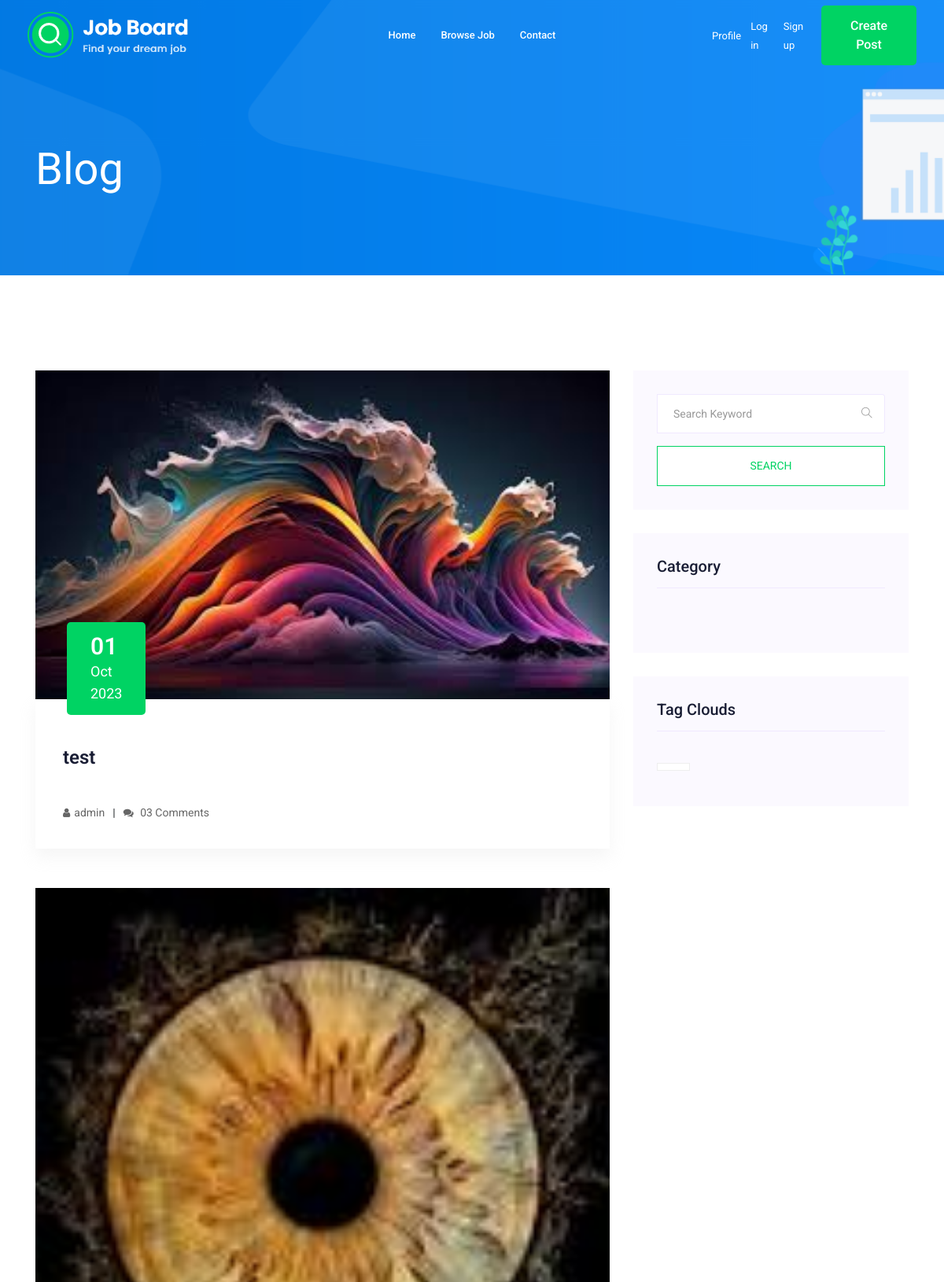
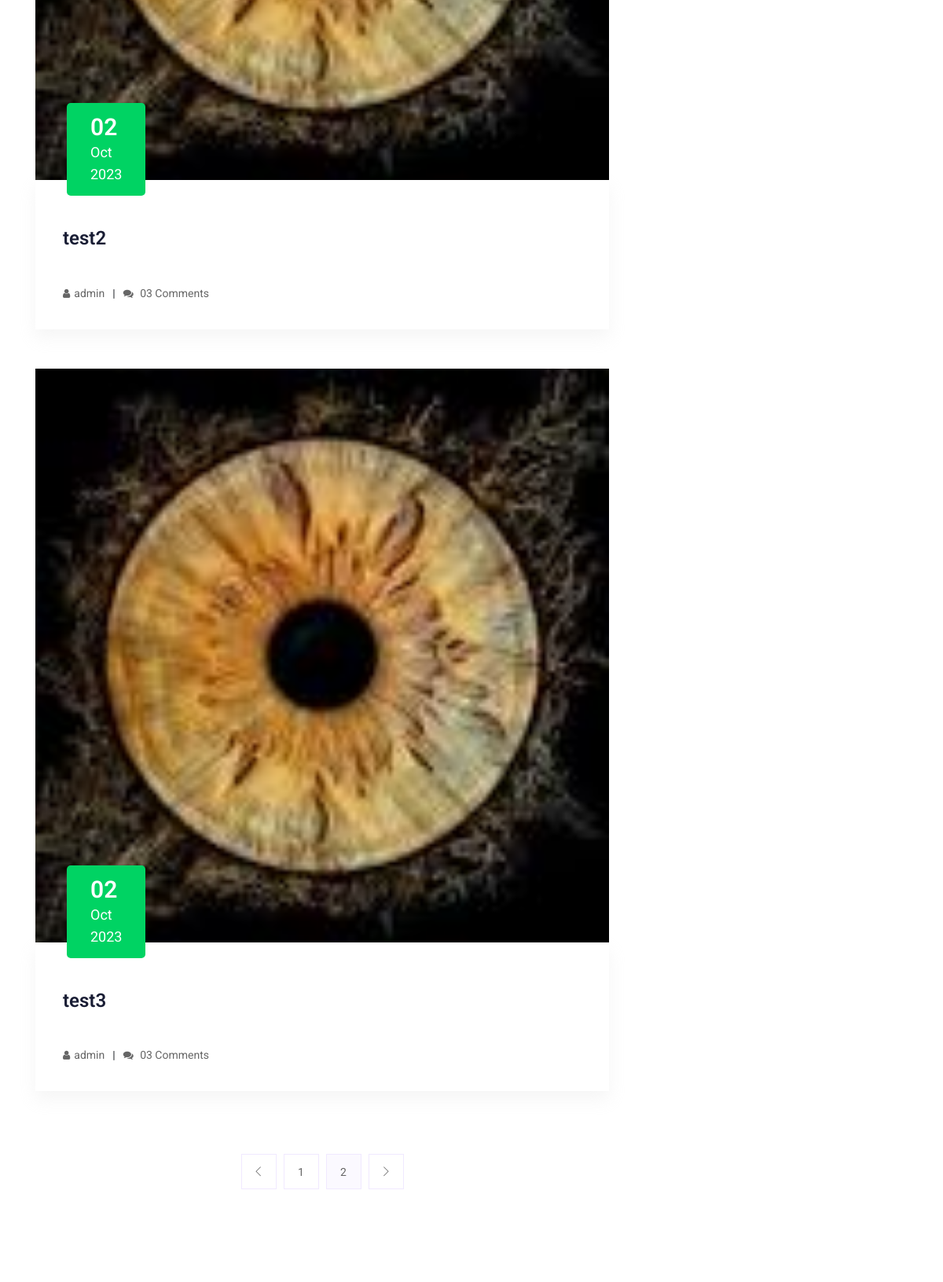
The page / (upper part) on the database its author committed (2 pictures, top to bottom).
### blog/models.py (models this page shows, shortened)
class Post(models.Model):
    author = models.ForeignKey(User, related_name=("blog"), on_delete=models.CASCADE)
    title = models.CharField( max_length=50)
    slug = models.SlugField(null=False, unique=True)
    description = models.TextField(max_length=1000)
    image = models.ImageField(upload_to=image_upload)
    publish_at = models.DateTimeField(default=timezone.now)
    active = models.BooleanField(default=True)

### blog/views.py (the view)
# urls.py: path('', views.post_list, name='post_list'),
def post_list(request):
    post_list= Post.objects.filter(active=True)
    context ={'post_list':post_list}
    return render(request, 'post_list.html', context)

### blog/templates/post_list.html (shortened to what this page needs)
{% extends "base.html" %}
{% load django_bootstrap5 %}
{% block content %}
    <div class="bradcam_area bradcam_bg_1">
        <div class="container">
            <div class="row">
                <div class="col-xl-12">
                    <div class="bradcam_text">
                        <h3>blog</h3>
                    </div>
                </div>
            </div>
        </div>
    </div>
    <section class="blog_area section-padding">
        <div class="container">
            <div class="row">
                <div class="col-lg-8 mb-5 mb-lg-0">
                    <div class="blog_left_sidebar">
                        {% for post in post_list %}
                        <article class="blog_item">
                            <div class="blog_item_img">
                                <img class="card-img rounded-0" src="{{post.image.url}}" alt="">
                                <a href="#" class="blog_item_date">
                                    <h3>{{post.publish_at|date:'d'}}</h3>
                                    <p>{{post.publish_at|date:'M'}}</p>
                                    <p>{{post.publish_at|date:'o'}}</p>
                                </a>
                            </div>
                            <div class="blog_details">
                                <a class="d-inline-block" href="single-blog.html">
                                    <h2>{{post.title}}</h2>
                                </a>
                                <ul class="blog-info-link">
                                    <li><a href="#"><i class="fa fa-user"></i>{{post.author}}</a></li>
                                    <li><a href="#"><i class="fa fa-comments"></i> 03 Comments</a></li>
                                </ul>
                            </div>
                        </article>
                        {% endfor %}
                        <nav class="blog-pagination justify-content-center d-flex">
                            <ul class="pagination">
                                <li class="page-item">
                                    <a href="#" class="page-link" aria-label="Previous">
                                        <i class="ti-angle-left"></i>
                                    </a>
                                </li>
                                <li class="page-item">
                                    <a href="#" class="page-link">1</a>
                                </li>
                                <li class="page-item active">
                                    <a href="#" class="page-link">2</a>
                                </li>
                                <li class="page-item">
                                    <a href="#" class="page-link" aria-label="Next">
                                        <i class="ti-angle-right"></i>
                                    </a>
                                </li>
                            </ul>
                        </nav>
                    </div>
                </div>
                <div class="col-lg-4">
                    <div class="blog_right_sidebar">
                        <aside class="single_sidebar_widget search_widget">
                            <form action="#">
                                <div class="form-group">
                                    <div class="input-group mb-3">
                                        <input type="text" class="form-control" placeholder='Search Keyword'
                                            onfocus="this.placeholder = ''"
                                            onblur="this.placeholder = 'Search Keyword'">
                                        <div class="input-group-append">
                                            <button class="btn" type="button"><i class="ti-search"></i></button>
                                        </div>
                                    </div>
                                </div>
                                <button class="button rounded-0 primary-bg text-white w-100 btn_1 boxed-btn"
                                    type="submit">Search</button>
                            </form>
                        </aside>
                        <aside class="single_sidebar_widget post_category_widget">
                            <h4 class="widget_title">Category</h4>
                            <ul class="list cat-list">
                                <li>
                                </li>
                            </ul>
                        </aside>
                        <aside class="single_sidebar_widget tag_cloud_widget">
                            <h4 class="widget_title">Tag Clouds</h4>
                            <ul class="list">
                                <li>
                                    <a href="#"></a>
                                </li>
                            </ul>
                        </aside>
                    </div>
                </div>
            </div>
        </div>
    </section>
    {% endblock content %}

### templates/base.html (shortened to what this page needs)
{% load static %}
<!DOCTYPE html>
<html class="no-js" lang="zxx">
  <head>
    <link rel="stylesheet" href="{% static 'css/bootstrap.min.css' %}" />
    <link rel="stylesheet" href="{% static 'css/owl.carousel.min.css' %}" />
    <link rel="stylesheet" href="{% static 'css/magnific-popup.css' %}" />
    <link rel="stylesheet" href="{% static 'css/font-awesome.min.css' %}" />
    <link rel="stylesheet" href="{% static 'css/themify-icons.css' %}" />
    <link rel="stylesheet" href="{% static 'css/nice-select.css' %}" />
    <link rel="stylesheet" href="{% static 'css/flaticon.css' %}" />
    <link rel="stylesheet" href="{% static 'css/jquery-ui.css' %}" />
    <link rel="stylesheet" href="{% static 'css/gijgo.css' %}" />
    <link rel="stylesheet" href="{% static 'css/animate.min.css' %}" />
    <link rel="stylesheet" href="{% static 'css/slicknav.css' %}" />
    <link rel="stylesheet" href="{% static 'css/style.css' %}" />
  </head>
  <body>
    <header>
      <div class="header-area">
        <div id="sticky-header" class="main-header-area">
          <div class="container-fluid">
            <div class="header_bottom_border">
              <div class="row align-items-center">
                <div class="col-xl-3 col-lg-2">
                  <div class="logo">
                    <a href="index.html">
                      <img src="img/logo.png" alt="" />
                    </a>
                  </div>
                </div>
                <div class="col-xl-6 col-lg-7">
                  <div class="main-menu d-none d-lg-block">
                    <nav>
                      <ul id="navigation">
                        <li><a href="/">home</a></li>
                        <li><a href="#">Browse Job</a></li>
                        <li><a href="#">Contact</a></li>
                      </ul>
                    </nav>
                  </div>
                </div>
                <div class="col-xl-3 col-lg-3 d-none d-lg-block">
                  <div class="Appointment">
                    <div class="phone_num d-none d-xl-block">
                      <a href="#">Profile</a>
                    </div>
                    <div class="phone_num d-none d-xl-block">
                      <a href="#">Log in</a>
                    </div>
                    <div class="phone_num d-none d-xl-block">
                      <a href="#">Sign up</a>
                    </div>
                    <div class="d-none d-lg-block">
                      <a class="boxed-btn3" href="{% url 'blog:create_post' %}"> Create Post</a>
                    </div>
                  </div>
                </div>
                <div class="col-12">
                </div>
              </div>
            </div>
          </div>
        </div>
      </div>
    </header>
    {% block content %}
    {% endblock content %}
  </body>
</html>

### rows shown on the page
Post: image (placeholder picture), publish_at "01", publish_at "Oct", publish_at "2023", title "test", author "admin"
Post: image (picture), publish_at "02", publish_at "Oct", publish_at "2023", title "test2", author "admin"
Post: image (picture), publish_at "02", publish_at "Oct", publish_at "2023", title "test3", author "admin"
